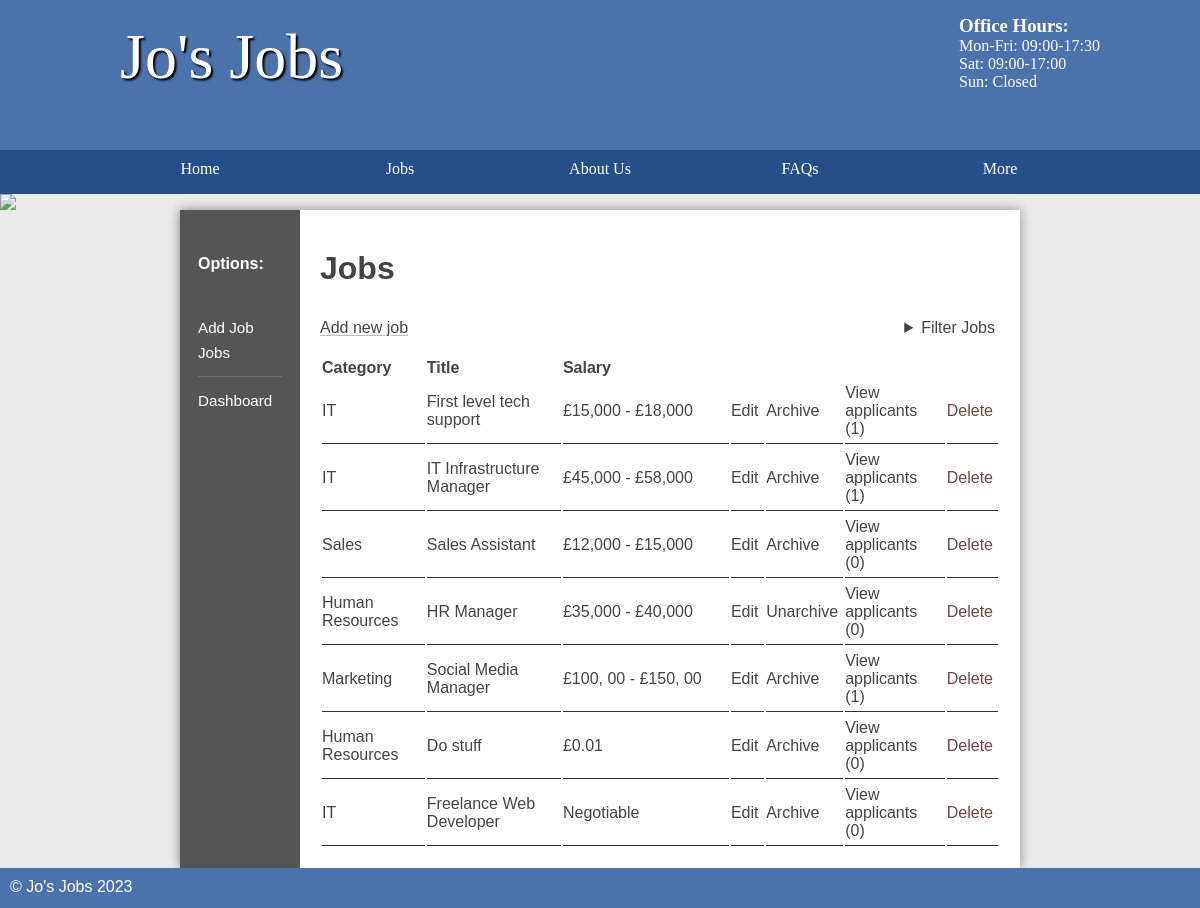
Before: /jobs/public/index.php (signed in) with the older database file.
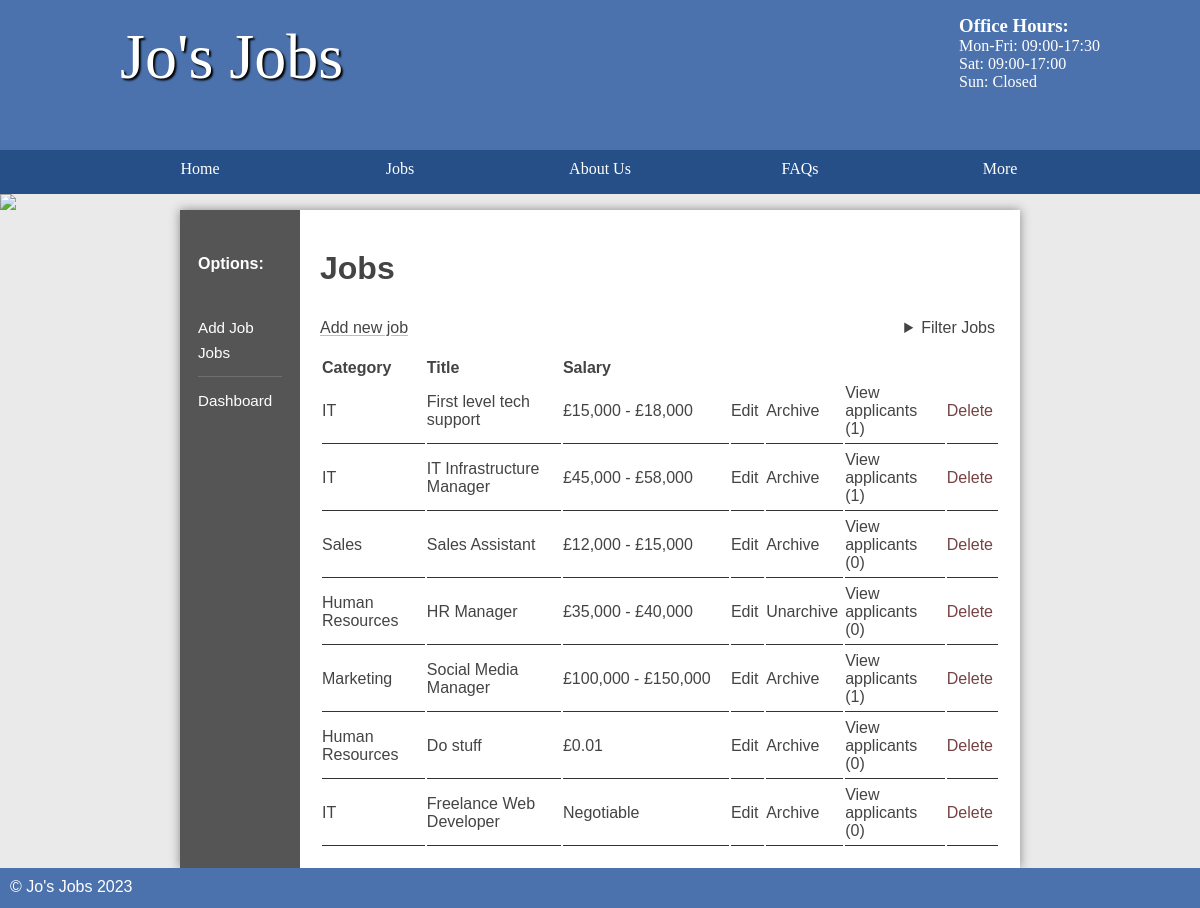
After: the same page with the newer database file.
### tables this page shows
CREATE TABLE `job` (
  `id` int(11) NOT NULL AUTO_INCREMENT,
  `title` varchar(45) DEFAULT NULL,
  `description` longblob DEFAULT NULL,
  `salary` varchar(45) DEFAULT NULL,
  `closingDate` date DEFAULT NULL,
  `categoryId` int(11) DEFAULT NULL,
  `location` varchar(255) DEFAULT NULL,
  `archived` tinyint(1) DEFAULT 0,
  `accountId` int(11) DEFAULT NULL,
  PRIMARY KEY (`id`)
);

CREATE TABLE `category` (
  `id` int(11) NOT NULL AUTO_INCREMENT,
  `name` varchar(45) DEFAULT NULL,
  PRIMARY KEY (`id`)
);

### jobs/classes/Page.php (called while the page is built, shortened)
<?php
class Page {
    public $db;
    public function __construct(Database $db, $testing = false) {
        $this->db = $db;
    }
    public function userInfo(): array {
        $info = $this->db->account->select(['id' => $_SESSION['loggedIn']]);
        return $info;
    }
    public function param(string $name, $required = false) {
        $param = $_GET[$name] ?? $_POST[$name] ?? null;
        return $param;
    }
    public function createHead(string $title) {
        $this->renderTemplate('topsection', compact('title'));
    }
    public function renderTemplate(string $template, array $data = []) {
        extract($data);
        require "../templates/$template.html.php";
    }
    public function renderPage(string $page, string $title = null, array $data = []) {
        $this->createHead(ucwords(str_replace('/', ' ', $title ?? $page)));
        extract($data);
        require "../pages/$page.php";
    }
}

### jobs/controllers/Jobs.php (called while the page is built, shortened)
<?php
class Jobs extends Page {
    protected $subpage;
    protected $adminPage;
    public function __construct(Database $db, array $uriSegment, bool $testing = false) {
        $this->uriSegments = $uriSegment;
        $this->adminPage = $this->uriSegments[1] == 'admin';
        $this->subpage = $this->uriSegments[$this->adminPage ? 3 : 2] ?? '';
    }
    public function run() {
        $jobId = $this->param('id');
        $this->jobsPage($jobId);
    }
    public function jobsPage($jobId) {
        $location = $this->param('location');
        $categoryId = $this->param('categoryId');
        if ($this->adminPage) {
            $user = $this->userInfo();
            $binds = [];
            if ($categoryId)
                $binds = $user['isAdmin'] ? ['categoryId' => $categoryId] : ['categoryId' => $categoryId, 'AND', 'accountId' => $user['id']];
            else
                $binds = $user['isAdmin'] ? [] : ['accountId' => $user['id']];
            $jobs = $this->db->job->search(['location' => $location ? "%$location%" : "%"], $binds);
            return $this->renderPage('admin/jobs', 'Jobs', [
                'jobs' => $jobs,
                'jobId' => $jobId,
                'subpage' => $this->subpage
            ]);
        }
    }
    public function leftSection($jobId) {
        $this->renderTemplate('leftsection-staff-jobs', [
            'jobId' => $jobId,
            'subpage' => $this->subpage,
        ]);
    }
}

### jobs/controllers/Admin.php (called while the page is built, shortened)
<?php
class Admin extends Page {
    protected $uriSegments;
    protected $subpage;
    public function __construct(Database $db) {
        $this->uriSegments = explode('/', explode('?', $_SERVER['REQUEST_URI'])[0]);
        $this->subpage = $this->uriSegments[2] ?? '';
    }
    public function run() {
        $class = '\\Controllers\\' . ucfirst($this->subpage);
        if (class_exists($class))
            return (new $class($this->db, $this->uriSegments))->run();
    }
}

### jobs/classes/EntryPoint.php (called while the page is built, shortened)
<?php
class EntryPoint {
    public Database $db;
    public array $uriSegments;
    public function __construct(Database $db = null) {
        $this->db = $db ?? new Database('student', 'student', 'job');
        $this->uriSegments = explode('/', explode('?', $_SERVER['REQUEST_URI'])[0]);;
    }
    public function run() {
        $location = $this->uriSegments[1] ?? '';
        $controllerPath = '\\Controllers\\' . ucfirst($location);
        if (!class_exists($controllerPath))
            $controller = new \Controllers\Home($this->db);
        else
            $controller = new $controllerPath($this->db, $this->uriSegments);
        $controller->run();
        include '../templates/footer.html.php';
    }
}

### jobs/public/index.php (called while the page is built, shortened)
<?php
spl_autoload_register(function ($className) {
	$classPath = str_replace('\\', '/', '../' . lcfirst($className)) . '.php';
});
$entryPoint = new Classes\EntryPoint();
$entryPoint->run();

### jobs/classes/Database.php (called while the page is built, shortened)
<?php
class Database extends stdClass {
    public function __construct($user, $password, $dbname, $host = "mysql") {
        $this->pdo = new PDO("mysql:host=$host;dbname=$dbname", $user, $password);
    }
    public function __get($name) {
        return $this->$name;
    }
}

### jobs/classes/Table.php (called while the page is built, shortened)
<?php
class Table {
    private $pdo;
    private $table;
    public function __construct($pdoInstance, $table) {
        $this->pdo = $pdoInstance;
        $this->table = $table;
    }
    public function select($binds = [], $items = '*') {
        return $this->selector($binds, $items)->fetch();
    }
    public function search(array $binds, array $additionalBinds = []) {
        $query = "SELECT * FROM $this->table WHERE ";
        foreach ($binds as $key => $value)
            $query .= "$key LIKE :$key AND ";
        $query = substr($query, 0, -5);
        $query = $this->combine($additionalBinds, $query, 'AND');
        $statement = $this->bind($binds, $query, $additionalBinds);
        $statement->execute();
        return $statement->fetchAll();
    }
    private function combine($binds, $query, $keyword, $debugMode = false): string {
        if (is_string($binds))
            $query .= " $binds ";
        else if (!empty($binds)) {
            $query .= " $keyword ";
            foreach ($binds as $key => $value)
                $query .= is_int($key) ? " $value " : " $key = :$key ";
        }
        return $query;
    }
    private function bindAndExecute($binds, $query, $values = [], $keyword = 'WHERE', $debugMode = false) {
        $query = $this->combine($binds, $query, $keyword, $debugMode);
        $statement = $this->pdo->prepare($query);
        if (is_array($binds))
            foreach ($binds as $key => $value)
                if (!is_int($key))
                    $statement->bindValue($key, $value);
        $statement->execute();
        return $statement;
    }
    private function selector($binds, $items) {
        $query = "SELECT ";
        $query .= "$items FROM $this->table";
        $statement = $this->bindAndExecute($binds, $query);
        return $statement;
    }
    private function bind($binds, $query, $additionalBinds = []){
        $statement = $this->pdo->prepare($query);
        foreach ($binds as $key => $value)
            $statement->bindValue($key, $value);
        return $statement;
    }
}

### jobs/pages/admin/jobs.php (the view)
<main class="sidebar">
	<?php $this->leftSection($jobId, $subpage); ?>
	<section class="right">
		<h2>Jobs</h2>
		<div class="tablemenu">
			<a class="new" href="/admin/jobs/modify">Add new job</a>
			<?php $this->renderTemplate('jobfilter'); ?>
		</div>
		<table>
			<thead>
				<tr>
					<th>Category</th>
					<th>Title</th>
					<th style="width: 25%">Salary</th>
					<th style="width: 5%">&nbsp;</th>
					<th style="width: 5%">&nbsp;</th>
					<th style="width: 15%">&nbsp;</th>
					<th style="width: 5%">&nbsp;</th>
				</tr>
			</thead>
			<tbody>
				<?php
				foreach ($jobs as $job) {
					$applicantCount = $this->db->applicant->select(['jobId' => $job['id']], 'count(*) as count');
					$category = $this->db->category->select(['id' => $job['categoryId']]);
				?>
					<tr>
						<td><?= $category['name'] ?></td>
						<td><?= $job['title'] ?></td>
						<td><?= is_numeric(substr($job['salary'], 0, 1)) ? '£' . $job['salary'] : $job['salary'] ?></td>
						<td><a href="/admin/jobs/modify?id=<?= $job['id'] ?>">Edit</a></td>
						<?php if ($job['archived']) { ?>
							<td><a href="/admin/jobs/modify?id=<?= $job['id'] ?>&action=unarchive">Unarchive</a></td>
						<?php } else { ?>
							<td><a href="/admin/jobs/modify?id=<?= $job['id'] ?>&action=archive">Archive</a></td>
						<?php } ?>
						<td><a style="float: right" href="/admin/jobs/applicants?id=<?= $job['id'] ?>">View applicants (<?= $applicantCount['count'] ?>)</a></td>
						<td><a style="float: right" href="/admin/jobs/modify?id=<?= $job['id'] ?>&action=delete" class="link delete" data-confirm="Are you sure you want to delete this job?">Delete</a></td>
					</tr>
				<?php } ?>
			</tbody>
		</table>
	</section>
</main>

### jobs/templates/topsection.html.php (shortened to what this page needs)
<!DOCTYPE html>
<html>
<head>
    <link rel="stylesheet" href="/static/styles.css" />
</head>
<header>
    <section>
        <aside>
            <h3>Office Hours:</h3>
            <p>Mon-Fri: 09:00-17:30</p>
            <p>Sat: 09:00-17:00</p>
            <p>Sun: Closed</p>
        </aside>
        <h1>Jo's Jobs</h1>
    </section>
</header>
<nav>
    <ul>
        <li><a href="/">Home</a></li>
        <li>
            <a href="/jobs">Jobs</a>
            <div class="menudropdown">
                <section>
                    <h3>Category</h3>
                </section>
                <section>
                    <h3>Location</h3>
                </section>
            </div>
        </li>
        <li><a href="/about">About Us</a></li>
        <li><a href="/faqs">FAQs</a></li>
        <li>
            <a>More</a>
        </li>
    </ul>
</nav>
<img src="/images/randombanner.php" />

### jobs/templates/leftsection-staff-jobs.html.php (shortened to what this page needs)
<section class="left">
    <h3>Options:</h3>
    <ul>
        <li><a href="/admin/jobs/modify" class="<?= $subpage == 'modify' && !$jobId ? 'current' : '' ?>">Add Job</a></li>
        <li><a href="/admin/jobs" class="<?= !$subpage ? 'current' : '' ?>">Jobs</a></li>
        <hr>
        <li><a href="/admin">Dashboard</a></li>
    </ul>
</section>

### jobs/templates/jobfilter.html.php (shortened to what this page needs)
<details class="filter">
    <summary>Filter Jobs</summary>
</details>

### jobs/templates/footer.html.php
<footer>
    &copy; Jo's Jobs <?= date('Y'); ?>
</footer>

### jobs/public/static/styles.css (style rules this page uses)
* { margin: 0; padding: 0; box-sizing: border-box; }
html { font-family: 'Oxygen-Regular', verdana, sans-serif; }
header { background-color: #4b72ad; color: white; height: 200px; height: 150px; }
header p { margin-bottom: auto; }
header aside { float: right; margin-top: 15px; }
header section { width: 1000px; display: block; margin: auto; }
header h1 { float: left; margin-left: 20px; }
nav { width: 100%; background-color: #264f87; overflow: auto; }
body>img { width: 100%; display: block; }
nav ul { width: 1000px; margin: auto; display: flex; list-style-type: none; }
nav ul li { width: 25%; float: left; overflow: auto; text-align: center; }
nav li { color: white; padding-top: 10px; display: block; }
nav li a { color: white; text-decoration: none }
a:not([href]) { cursor: default; }
main :is(section.left h3, ul) { margin-left: 3em; margin-left: 10%; margin: 0; }
main :is(section.left h3, section.left:not(.categories) ul > li > a, section.left.categories ul > li) { padding-left: 15%; padding-top: 4px; padding-bottom: 4px; }
main section.left h3 { font-size: inherit; margin-top: 1em; margin-bottom: 2em; }
main section.left ul>li { margin-bottom: .5em; }
main a { color: #333; }
nav { font-family: 'Oxygen-Regular'; }
header section { display: block; font-family: 'Oxygen-Regular', cursive; }
header h1 { font-weight: normal; }
h1 { font-size: 4em; color: white; text-align: center; padding-top: 20px; text-shadow: 2px 2px 2px #000; }
main { min-height: 50vh; background-color: #fff; width: 70vw; display: table; margin: auto; box-shadow: 0px 0px 10px #888; color: #444; }
footer { min-height: 5vh; color: white; }
main h2 { font-size: 2em; margin-top: 20px; }
p, li, h2 { margin-bottom: 1em; }
footer { background-color: #4b72ad; padding: 10px; color: white; }
.left ul { list-style-type: none }
section a { color: #444; }
table { width: 100%; margin-top: 20px; }
td { padding: 5px; border-bottom: 1px solid #333; }
.stock, .sidebar { display: table; }
.stock>ul, .sidebar .left { width: 10vw; list-style-type: none; display: table-cell; background-color: #555; margin: 0; }
.sidebar .left ul>li { font-size: 95%; }
.stock .products, .sidebar .right { display: table-cell; padding: 20px; }
.stock>ul a, .sidebar .left :is(h3, a) { text-decoration: none; }
.stock>ul a, .sidebar .left :is(h3, a:not(.current)) { color: white; }
.sidebar .left h3 { position: relative; transform: translateY(-10px); }
.right { padding: 20px; }
thead th { text-align: left; }
table td { padding-left: 0; }
.link.delete { color: #573232; color: #754343; }
.link { all: unset; cursor: pointer; }
:is(section a, .link) { text-decoration: underline #44444447; text-decoration: underline #44444459; text-underline-offset: 2px; transition: text-decoration-color, color 0.2s; }
table td :is(a, .link) { text-decoration: none; }
.tablemenu, .tablemenu>details { display: flex; justify-content: space-between; }
.tablemenu>details>summary { margin-right: 5px; }
.menudropdown, li>details>summary+div { max-height: 400px; position: absolute; overflow: hidden; background-color: #264f87; transition: max-height .5s; display: flex; padding: 0 3em 1em 3em; gap: 30px; }
.menudropdown h3 { float: none; text-align: left; width: auto; padding-bottom: 5px; font-size: 80%; opacity: .4; padding-top: 15px; padding-bottom: 1em; }
.menudropdown>section>h3 { margin: 10px 0; }
details>summary { cursor: pointer; }
.left ul hr { border: none; margin: 15px 15% 15px 15%; background: #fff; height: 1px; opacity: .15; }

Changed rows visible on the page:
changed job "Social Media Manager": salary "£100, 00 - £150, 00" → "£100,000 - £150,000"
